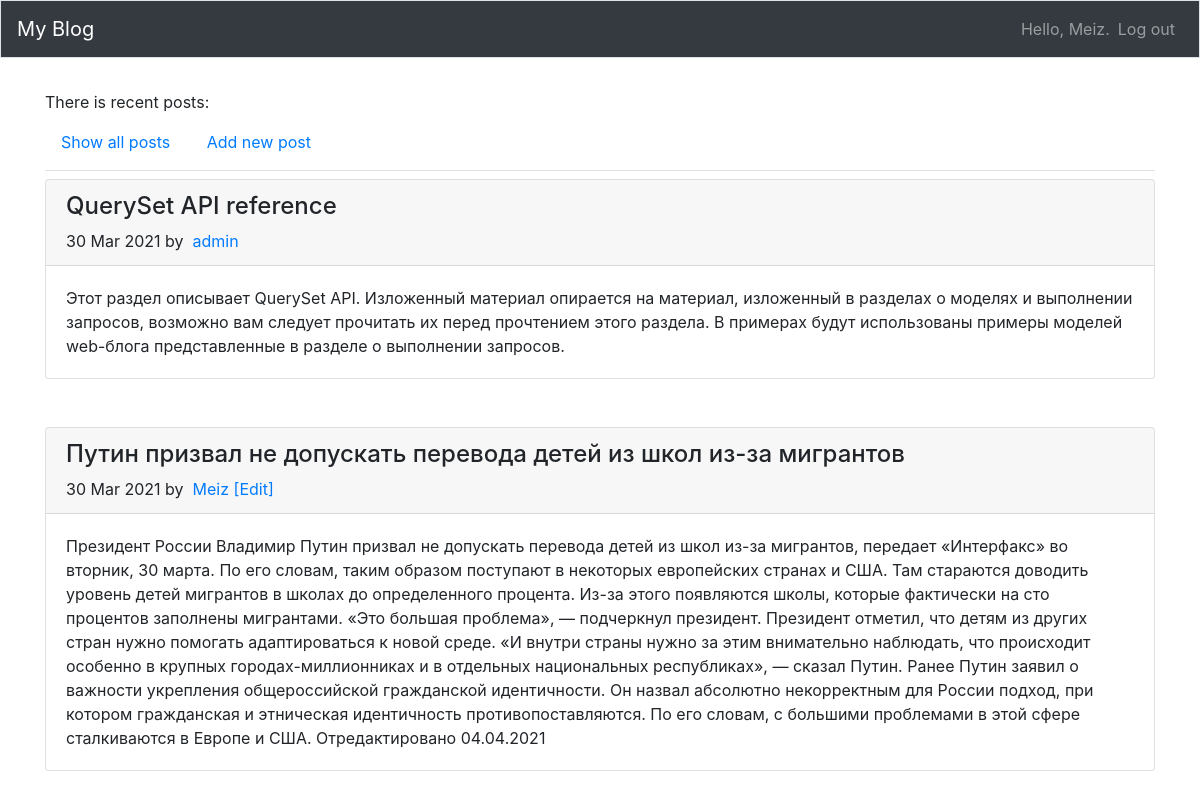
Screenshot of / (signed in) with the database file from the repository.
### blogs/models.py (models this page shows, shortened)
class BlogPost(models.Model):
    owner = models.ForeignKey(User, on_delete=models.CASCADE)
    title = models.CharField(max_length=100)
    text = models.TextField()
    date_added = models.DateTimeField(auto_now_add=True)

### blogs/views.py (the view)
# urls.py: path('', views.summary, name='summary'),
def summary(request):
    try:
        show_all = True if request.GET['show_all'] == 'True' else False
    except KeyError:
        show_all = False
    if show_all:
        posts = BlogPost.objects.order_by('-date_added')
    else:
        posts = []
        for user in User.objects.all():
            posts += BlogPost.objects.filter(owner=user).order_by('-date_added')[:1]
    context = {'posts': posts}
    return render(request, 'blogs/index.html', context)

### blogs/templates/blogs/index.html
{% extends 'blogs/base.html' %}
{% load bootstrap4 %}
{% block page_header %}
    <div class="nav-item align-content-lg-center">
        <span class="navbar-text">There is recent posts: </span>
    </div>
    <div class="nav-item d-inline-flex">
        <a class="nav-link" href="{% url 'blogs:summary' %}?show_all=True">Show all posts</a>
    </div>
    <div class="nav-item d-inline-flex">
        {% if user.is_authenticated %}
            <a class="nav-link" href="{% url 'blogs:new_post' %}">Add new post</a>
        {% endif %}
    </div>
{% endblock page_header %}
{% block content %}
<div>
      {% for post in posts %}
        <div class="card mb-5">
          <div class="card-header">
              <h4>{{ post.title }}</h4>
              <span class="d-inline-flex">
                  {{ post.date_added|date:'d M Y' }}
              </span>
              <span class="d-inline-flex mr-auto">
                by &nbsp;
                <a href="{% url 'blogs:users_posts' %}?user={{ post.owner }}"
                   title="Все посты {{ post.owner }}">
                    {{ post.owner }}
                </a>
              </span>
              {% if post.owner.id == user.id %}
                <span class="d-inline-flex">
                    <a href="{% url 'blogs:edit_post' %}?post_id={{ post.id }}">[Edit]</a>
                </span>
              {% endif %}
          </div>
          <div class="card-body">
            {{ post.text }}
          </div>
        </div>
      {% empty %}
        <p>No posts yet</p>
      {% endfor %}
</div>
{% endblock content %}

### blogs/templates/blogs/base.html (shortened to what this page needs)
{% load bootstrap4 %}
<!doctype html>
<html lang="en">
<head>
    {% bootstrap_css %}
</head>
<body>
    <nav class="navbar navbar-expand-md navbar-dark bg-dark mb-4 border">
        <a class="navbar-brand" href="{%  url 'blogs:summary' %}">My Blog</a>
        <div class="collapse navbar-collapse" id="navbarCollapse">
            <ul class="navbar-nav ml-auto">
                {% if user.is_authenticated %}
                    <li class="nav-item">
                        <span class="navbar-text"> Hello, {{ user.username }}.</span>
                    </li>
                    <li class="nav-item">
                        <a class="nav-link" href="{% url 'users:logout' %}">Log out</a>
                    </li>
                {% else %}
                    <a class="nav-link" href="{% url 'users:login' %}">Log in</a>
                    <span class="navbar-text"> or </span>
                    <a class="nav-link" href="{% url 'users:register' %}">Register</a>
                {% endif %}
            </ul>
        </div>
    </nav>
    <main role="main" class="container">
        <div class="pb-2 mb-2 border-bottom">
            {% block page_header %}{% endblock page_header %}
        </div>
        <div>
            {% block content %}{% endblock content %}
        </div>
    </main>
</body>
</html>

### rows the page displays
BlogPost: title "QuerySet API reference", date_added "30 Mar 2021", owner "admin", text "Этот раздел описывает QuerySet API. Изложенный материал опирается на материал, изложенный в разделах о моделях и выполнении запросов, возможно вам следует прочитать их перед прочтением этого раздела. В примерах будут использованы примеры моделей web-блога представленные в разделе о выполнении запросов."
BlogPost: title "Путин призвал не допускать перевода детей из школ из-за мигрантов", date_added "30 Mar 2021", owner "Meiz", text "Президент России Владимир Путин призвал не допускать перевода детей из школ из-за мигрантов, передает «Интерфакс» во вторник, 30 марта. По его словам, таким образом поступают в некоторых европейских странах и США. Там стараются доводить уровень детей мигрантов в школах до определенного процента. Из-за этого появляются школы, которые фактически на сто процентов заполнены мигрантами. «Это большая проблема», — подчеркнул президент. Президент отметил, что детям из других стран нужно помогать адаптироваться к новой среде. «И внутри страны нужно за этим внимательно наблюдать, что происходит особенно в крупных городах-миллионниках и в отдельных национальных республиках», — сказал Путин. Ранее…"

### other values shown
{{ user.username }} "Meiz"
